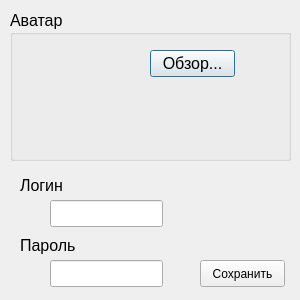
<?xml version="1.0" encoding="UTF-8"?>
<ui version="4.0">
 <class>ProfileDialog</class>
 <widget class="QDialog" name="ProfileDialog">
  <property name="geometry">
   <rect>
    <x>0</x>
    <y>0</y>
    <width>300</width>
    <height>300</height>
   </rect>
  </property>
  <property name="windowTitle">
   <string>Profile</string>
  </property>
  <widget class="QGroupBox" name="groupBox">
   <property name="geometry">
    <rect>
     <x>10</x>
     <y>10</y>
     <width>281</width>
     <height>151</height>
    </rect>
   </property>
   <property name="font">
    <font>
     <pointsize>12</pointsize>
    </font>
   </property>
   <property name="title">
    <string>Аватар</string>
   </property>
   <widget class="QPushButton" name="pushButtonBrowse">
    <property name="geometry">
     <rect>
      <x>140</x>
      <y>40</y>
      <width>85</width>
      <height>27</height>
     </rect>
    </property>
    <property name="text">
     <string>Обзор...</string>
    </property>
   </widget>
   <widget class="QLabel" name="labelAvatarImage">
    <property name="geometry">
     <rect>
      <x>10</x>
      <y>40</y>
      <width>100</width>
      <height>100</height>
     </rect>
    </property>
    <property name="text">
     <string/>
    </property>
   </widget>
  </widget>
  <widget class="QLineEdit" name="lineEditLogin">
   <property name="enabled">
    <bool>true</bool>
   </property>
   <property name="geometry">
    <rect>
     <x>50</x>
     <y>200</y>
     <width>113</width>
     <height>27</height>
    </rect>
   </property>
  </widget>
  <widget class="QLineEdit" name="lineEditPassword">
   <property name="enabled">
    <bool>true</bool>
   </property>
   <property name="geometry">
    <rect>
     <x>50</x>
     <y>260</y>
     <width>113</width>
     <height>27</height>
    </rect>
   </property>
  </widget>
  <widget class="QLabel" name="labelLogin">
   <property name="geometry">
    <rect>
     <x>20</x>
     <y>170</y>
     <width>71</width>
     <height>31</height>
    </rect>
   </property>
   <property name="font">
    <font>
     <pointsize>12</pointsize>
    </font>
   </property>
   <property name="text">
    <string>Логин</string>
   </property>
  </widget>
  <widget class="QLabel" name="labelPassword">
   <property name="geometry">
    <rect>
     <x>20</x>
     <y>230</y>
     <width>71</width>
     <height>31</height>
    </rect>
   </property>
   <property name="font">
    <font>
     <pointsize>12</pointsize>
    </font>
   </property>
   <property name="text">
    <string>Пароль</string>
   </property>
  </widget>
  <widget class="QPushButton" name="pushButtonSave">
   <property name="geometry">
    <rect>
     <x>200</x>
     <y>260</y>
     <width>85</width>
     <height>27</height>
    </rect>
   </property>
   <property name="text">
    <string>Сохранить</string>
   </property>
  </widget>
 </widget>
 <resources/>
 <connections/>
</ui>
